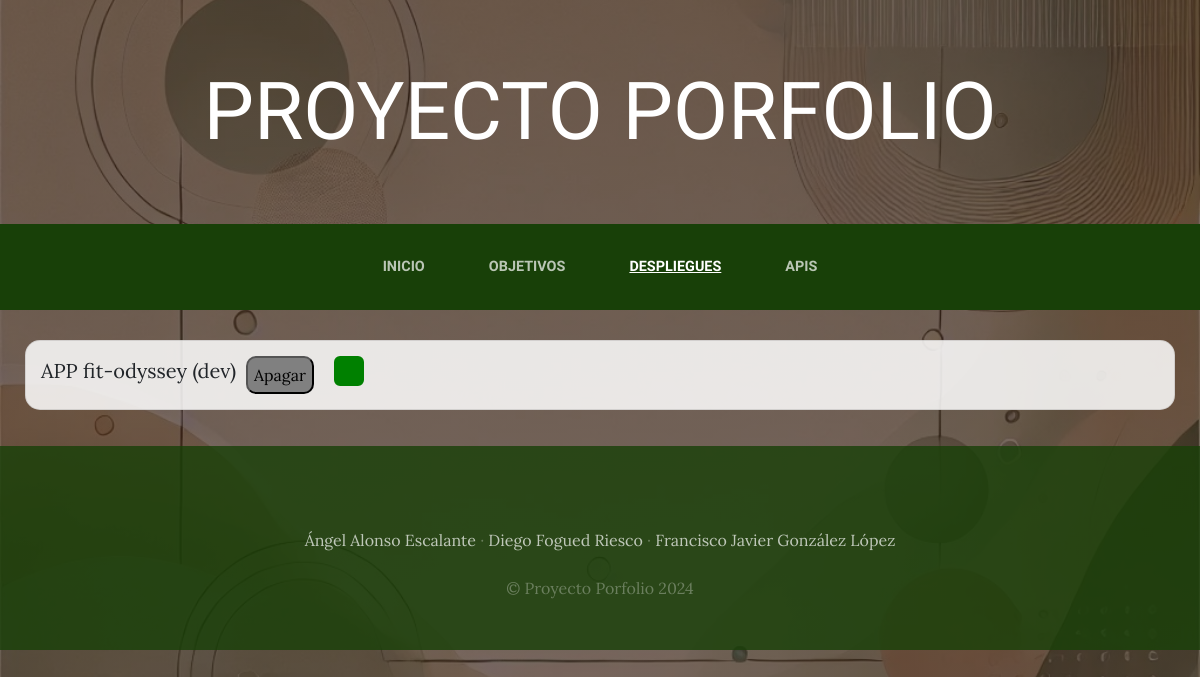
Before: /despliegues with the older database file.
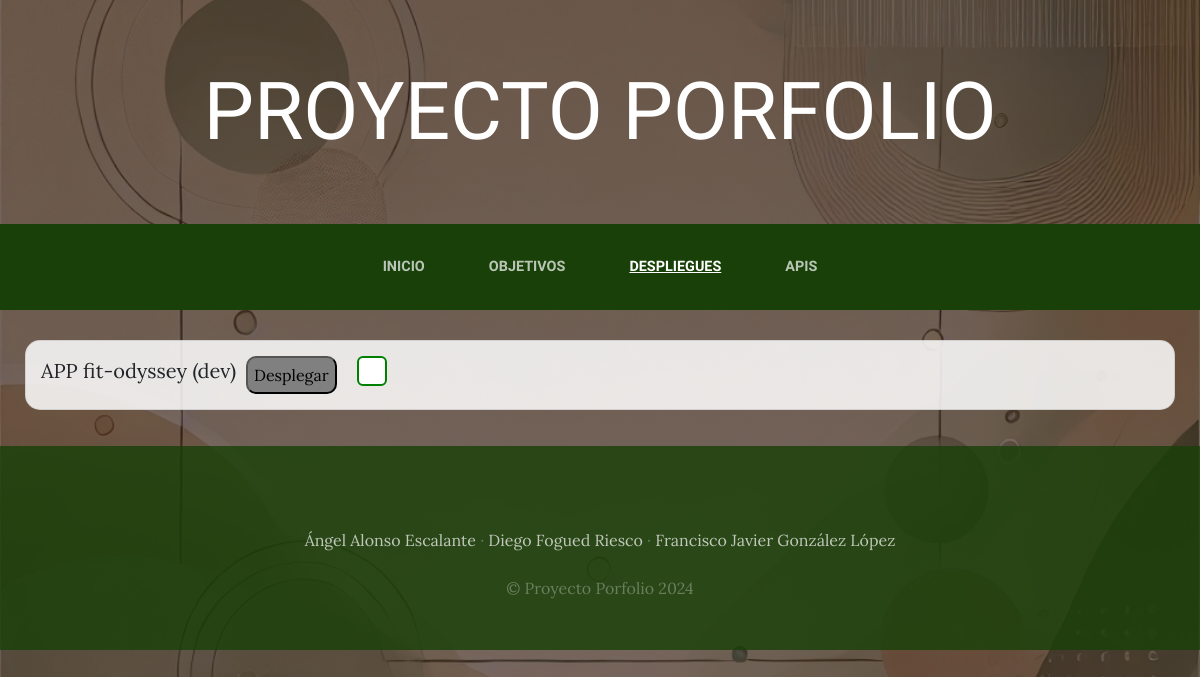
After: the same page with the newer database file.
### PanelDeControl/models.py (models this page shows, shortened)
class Despliegue(models.Model):
    titulo = models.CharField(max_length=100, default="")
    desplegada = models.BooleanField(default=False)
    ruta_despliegue = models.CharField(max_length=100, default="")
    class Meta:
        verbose_name = 'despliegue'
        verbose_name_plural = 'despliegues'

### PanelDeControl/views.py (the view)
# urls.py: path('despliegues', views.despliegues, name='Despliegues'),
def despliegues(request):
    despliegues = Despliegue.objects.all()
    return render(request, 'PanelDeControl/despliegues.html', {'despliegues': despliegues})

### PanelDeControl/templates/PanelDeControl/despliegues.html (shortened to what this page needs)
{% extends "PanelDeControl/base.html" %}
{% load static %}
{% block content %}
      <div class="transparent-div">
        <ul class="styled-list">
          {% for despliegue in despliegues %}
          <li class="bordered-paragraph">
              <label>
                  {{ despliegue.titulo }}
              </label>
              {% if despliegue.desplegada %}
              <button onclick="cambiar_despliegue({{ despliegue.id }}, false, this, document.querySelector('#check{{ despliegue.id }}'), '{{ despliegue.ruta_despliegue }}')">Apagar</button>
              <input type="checkbox" id="check{{ despliegue.id }}" {% if despliegue.desplegada %} checked  {% endif %} disabled>
              {% else %}
	      <button onclick="cambiar_despliegue({{ despliegue.id }}, true, this, document.querySelector('#check{{ despliegue.id }}'), '{{ despliegue.ruta_despliegue }}')">Desplegar</button>
              <input type="checkbox" id="check{{ despliegue.id }}" {% if despliegue.desplegada %} checked  {% endif %} disabled>
              {% endif %}
          </li>
          {% endfor %}
      </ul>
    </div>
{% endblock %}

### PanelDeControl/templates/PanelDeControl/base.html (shortened to what this page needs)
<html>
<head>
  {% load static %}
    <link href="{% static 'PanelDeControl/vendor/bootstrap/css/bootstrap.min.css' %}" rel="stylesheet">
    <link href="{% static 'PanelDeControl/css/gestion.css' %}" rel="stylesheet">
</head>
<body>
    <h1 class="site-heading text-center text-white d-none d-lg-block">
        <span class="site-heading-lower">Proyecto Porfolio</span>
      </h1>
 <nav class="navbar navbar-expand-lg navbar-dark py-lg-4" id="mainNav">
    <div class="container">
      <div class="collapse navbar-collapse" id="navbarResponsive">
        <ul class="navbar-nav mx-auto">
          <li class="nav-item {% if request.path == '/' %}active{% endif %} px-lg-4">
            <a class="nav-link text-uppercase text-expanded" href="{% url 'Home' %}">Inicio</a>
          </li>
          <li class="nav-item {% if request.path == '/objetivos' %}active{% endif %} px-lg-4">
            <a class="nav-link text-uppercase text-expanded" href="{% url 'Objetivos' %}">Objetivos</a>
          </li>
          <li class="nav-item {% if request.path == '/despliegues' %}active{% endif %} px-lg-4">
            <a class="nav-link text-uppercase text-expanded" href="{% url 'Despliegues' %}">Despliegues</a>
          </li>
          <li class="nav-item {% if request.path == '/apis' %}active{% endif %} px-lg-4">
            <a class="nav-link text-uppercase text-expanded" href="{% url 'Apis' %}">Apis</a>
          </li>
        </ul>
      </div>
    </div>
  </nav>
  {% block content %}
  {% endblock %}
    <footer class="footer text-faded text-center py-5">
      <div class="container">
        <p class="m-0 mbt">
        	<a href="sample.html" class="link">Ángel Alonso Escalante</a> ·
        	<a href="sample.html" class="link">Diego Fogued Riesco</a> ·
        	<a href="sample.html" class="link">Francisco Javier González López</a>
		</p>
        <p class="m-0 mbt1">&copy; Proyecto Porfolio 2024</p>
      </div>
	</footer>
</body>
</html>

### PanelDeControl/static/PanelDeControl/css/gestion.css (style rules this page uses)
body { font-family: 'Lora'; background: linear-gradient(rgba(47, 23, 15, 0.65), rgba(47, 23, 15, 0.65)), url("../img/bg_main.jpg"); background-attachment: fixed; background-position: center; background-size: cover; }
h1, h2, h3, h4, h5, h6 { font-family: 'Raleway'; }
p { line-height: 1.75; }
.text-faded { color: rgba(255, 255, 255, 0.3); }
.site-heading { margin-top: 5rem; margin-bottom: 5rem; text-transform: uppercase; line-height: 1; font-family: 'Raleway'; }
.site-heading .site-heading-lower { font-size: 5rem; font-weight: 100; line-height: 4rem; }
#mainNav { background-color: rgba(24, 64, 8); font-family: 'Raleway'; }
#mainNav .navbar-nav .nav-item .nav-link { color: rgba(255, 255, 255, 0.7); font-weight: 800; }
#mainNav .navbar-nav .nav-item.active .nav-link { color: #ffffff; text-decoration: underline; }
@media (min-width: 992px) { #mainNav .navbar-nav .nav-item .nav-link { font-size: 0.9rem; } }
.footer { background-color: rgba(24, 64, 8, 0.8); }
.mbt { padding-top: 2rem; }
.mbt1 { padding-top: 1.25rem; }
a.link { color: rgba(255, 255, 255, 0.7); }
.styled-list { list-style-type: none; padding-left: 0; }
.styled-list li { margin-bottom: 0.75rem; }
.styled-list li label { display: flex; align-items: center; font-size: 1.25rem; font-family: 'Lora', serif; }
.styled-list li input[type="checkbox"] { margin-right: 1rem; }
.transparent-div { background-color: rgba(255, 255, 255, 0); padding: 20px; }
.bordered-paragraph { background-color: rgba(255, 255, 255, 0.85); border-radius: 15px; padding: 15px; margin: 10px 5px; border: 1px solid rgba(0, 0, 0, 0.1); display: flex; }
.styled-list button { display: flex; align-items: center; margin-left: 10px; border-radius: 10px; background-color: grey; }
.styled-list input[type="checkbox"] { appearance: none; -webkit-appearance: none; -moz-appearance: none; width: 30px; height: 30px; border: 2px solid green; border-radius: 6px; display: inline-block; position: relative; cursor: not-allowed; background-color: white; transition: background-color 0.3s ease; margin-left: 20px; }

Changed rows visible on the page:
changed Despliegue "APP fit-odyssey (dev)": desplegada "☑" → "☐"; desplegada "Apagar" → "Desplegar"
